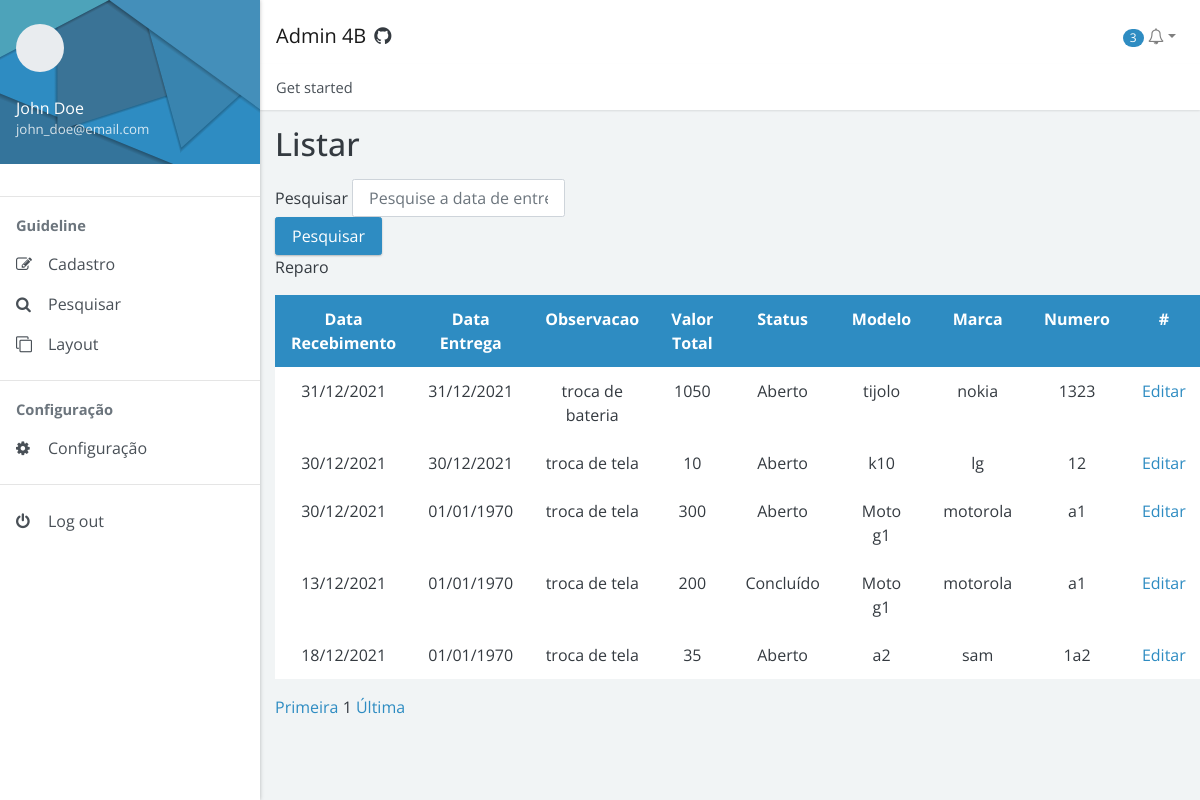
Page /dashboard/docs/pages/search/pesquisa_reparo.php on the committed database.
### tables this page shows
CREATE TABLE `reparo` (
  `id_reparo` int(11) NOT NULL,
  `data_recebimento` date DEFAULT NULL,
  `data_previsao` date DEFAULT NULL,
  `data_entrega` date DEFAULT NULL,
  `observacao` varchar(255) DEFAULT NULL,
  `mao_obra` float DEFAULT NULL,
  `custo_peca` float DEFAULT NULL,
  `valor_total` float DEFAULT NULL,
  `status_id_status` int(11) NOT NULL,
  `tecnico_id_tecnico` int(11) NOT NULL,
  `eletronico_id_eletronico` int(11) NOT NULL
);

CREATE TABLE `statu` (
  `id_status` int(11) NOT NULL,
  `nome_status` varchar(255) DEFAULT NULL
);

CREATE TABLE `eletronico` (
  `id_eletronico` int(11) NOT NULL,
  `modelo` varchar(255) DEFAULT NULL,
  `marca` varchar(255) DEFAULT NULL,
  `numero` varchar(50) DEFAULT NULL,
  `descricao` varchar(255) DEFAULT NULL
);

### dashboard/docs/pages/search/pesquisa_reparo.php (the view, shortened to what this page needs)
<!doctype html>
<html lang="pt-br">
<head>
    <link rel="stylesheet" href="https://cdnjs.cloudflare.com/ajax/libs/font-awesome/4.7.0/css/font-awesome.min.css">
    <link href="../../../../../dist/admin4b.min.css?v=2.1.0" rel="stylesheet">
    <link href="../../../docs/assets/css/custom.css" rel="stylesheet">
    <link href="../../assets/css/custom.css" rel="stylesheet">
    <link href="../../../dist/admin4b.min.css" rel="stylesheet" type="text/css">
</head>
<body>
    <div class="app">
        <div class="app-sidebar">
            <div class="sidebar-header"><svg class="avatar">
                    <use href="assets/img/faces.svg" />
                </svg>
                <div class="username"><span>John Doe</span> <small>john_doe@email.com</small></div>
            </div>
            <div id="sidebar-nav" class="sidebar-nav">
                <hr><span class="sidebar-nav-header">Guideline</span>
                <ul>
                    <li><a href="#forms" data-toggle="collapse"><span class="sidebar-nav-icon fa fa-pencil-square-o"></span> <span class="sidebar-nav-text">Cadastro</span></a>
                    </li>
                    <li><a href="#search" data-toggle="collapse"><span class="sidebar-nav-icon fa fa-search"></span> <span class="sidebar-nav-text">Pesquisar</span></a>
                    </li>
                    <li><a href="#layout" data-toggle="collapse"><span class="sidebar-nav-icon fa fa-clone"></span> <span class="sidebar-nav-text">Layout</span></a>
                    </li>
                </ul>
                <hr><span class="sidebar-nav-header">Configuração</span>
                <ul>
                    <li><a href="../editar/configuracao_geral.php  "><span class="sidebar-nav-icon fa fa-cog"></span> <span class="sidebar-nav-text">Configuração</span></a>
                    </li>
                </ul>
                <hr>
                <ul>
                    <li><a href="/docs/pages/content/signin.html"><span class="sidebar-nav-icon fa fa-power-off"></span> <span class="sidebar-nav-text">Log out</span></a></li>
                </ul>
            </div>
        </div>
        <div class="app-content">
            <div class="content-header">
                <nav class="navbar navbar-expand navbar-light bg-white">
                    <div class="navbar-brand"><button type="button" class="btn btn-sidebar" data-toggle="sidebar"><i class="fa fa-bars"></i></button> <span class="pr-2">Admin 4B</span> <a href="https://github.com/marxjmoura/admin4b" class="text-dark decoration-none" data-toggle="tooltip" data-placement="right" title="Fork me on GitHub"><i class="fa fa-github"></i></a></div>
                    <ul class="navbar-nav ml-auto">
                        <li class="nav-item dropdown"><a href="#" class="nav-link dropdown-toggle" role="button" data-toggle="dropdown" aria-haspopup="true" aria-expanded="false"><span class="badge badge-pill badge-primary">3</span> <i class="fa fa-bell-o"></i></a>
                        </li>
                    </ul>
                </nav>
                <nav>
                    <ol class="breadcrumb">
                        <li class="breadcrumb-item">Get started</li>
                    </ol>
                </nav>
            </div>
            <div class="content-body">
                <div class="container">
                    <div class="page-header">
                        <div class="row">
                            <div class="col-sm-6 col-md-6">
                                <h1>Listar</h1>
                            </div>
                        </div>
                        <div class="row">
                            <div class="col-sm-1 col-md-5">
                                <form class="form-inline" method="GET" action="../pesquisar/pesquisa_reparo.php">
                                    <div class="form-group">Pesquisar&nbsp;
                                        <input type="text" name="pesquisa" class="form-control" id="exampleInputName2" placeholder="Pesquise a data de entrega" style="margin-right: 10px;">
                                    </div>
                                    <button type="submit" class="btn btn-primary">Pesquisar</button>
                                </form>
                            </div>
                        </div>
                    </div>
                    <div class="align-items-center">
                        <div class="">
                            <p>Reparo</p>
                            <table class="table table-bordered table-hover text-center">
                                <tr class="bg bg-primary text-white text-center">
                                    <th>Data Recebimento</th>
                                    <th>Data Entrega</th>
                                    <th>Observacao</th>
                                    <th>Valor Total</th>
                                    <th>Status</th>
                                    <th>Modelo</th>
                                    <th>Marca</th>
                                    <th>Numero</th>
                                    <th> # </th>
                                </tr>
                                <?php
                                include_once '../../crud/conexao.php';
                                if (isset($_GET['pg']) && $_GET['pg'] != "") {
                                    $pagina_atual = $_GET["pg"];
                                } else {
                                    $pagina_atual = 1;
                                }
                                if (isset($pagina_atual)) {
                                    $pagina_atual = $pagina_atual;
                                } else {
                                    $pagina_atual = 1;
                                }
                                $pagina = (!empty($pagina_atual)) ? $pagina_atual : 1;
                                $qtd_pg = 20;
                                $inicio = ($qtd_pg * $pagina) - $qtd_pg;
                                $pesquisa = $conexao->query("SELECT * FROM `reparo`
                INNER JOIN statu ON reparo.status_id_status = statu.id_status
                INNER JOIN tecnico  ON reparo.tecnico_id_tecnico = tecnico.id_tecnico
                INNER JOIN eletronico ON reparo.eletronico_id_eletronico = eletronico.id_eletronico
                INNER JOIN endereco ON tecnico.endereco_id_endereco = endereco.id_endereco ORDER BY data_entrega DESC LIMIT $inicio, $qtd_pg");
                                if ($pesquisa && $pesquisa->rowCount() != 0) {
                                    while ($linha = $pesquisa->fetch()) {
                                        $id = $linha['id_reparo'];
                                        $data1 = $linha['data_recebimento'];
                                        $data_recebimento = date('d/m/Y', strtotime($data1));
                                        $data3 = $linha['data_entrega'];
                                        $data_entrega = date('d/m/Y', strtotime($data3));
                                        $observacao = $linha['observacao'];
                                        $valor_total = $linha['valor_total'];
                                        $nome_status = $linha['nome_status'];
                                        $modelo = $linha['modelo'];
                                        $marca = $linha['marca'];
                                        $numero = $linha['numero'];
                                ?>
                                        <tr class="text-center">
                                            <td>
                                                <?= $data_recebimento ?>
                                            </td>
                                            <td>
                                                <?= $data_entrega ?>
                                            </td>
                                            <td>
                                                <?= $observacao ?>
                                            </td>
                                            <td>
                                                <?= $valor_total ?>
                                            </td>
                                            <td>
                                                <?= $nome_status ?>
                                            </td>
                                            <td>
                                                <?= $modelo ?>
                                            </td>
                                            <td>
                                                <?= $marca ?>
                                            </td>
                                            <td>
                                                <?= $numero ?>
                                            </td>
                                            <td><a href="../editar/editar_Reparo.php?id=<?= ($id) ?>" type="submit"><i class="bi bi-pencil-square"></i> Editar</a> </td>
                                        </tr>
                                    <?php
                                    }
                                    ?>
                            </table>
                        <?php
                                    $select = $conexao->query("SELECT COUNT(id_reparo) AS num_result FROM reparo");
                                    $row_pg = $select->fetch();
                                    $quantidade_pg = ceil($row_pg['num_result'] / $qtd_pg);
                                    echo "<a href='?pg=$qtd_pg' onclick='pesquisa_cliente'>Primeira</a> ";
                                    echo " $pagina ";
                                    echo " <a href='?pg=$quantidade_pg' onclick=''>Última</a>";
                                } else {
                                    echo "<div class='alert alert-danger' role='alert'>Nenhum usuário encontrado!</div>";
                                }
                        ?>
                        </div>
                    </div>
                </div>
            </div>
</body>
</html>

### dashboard/docs/assets/css/custom.css (style rules this page uses)
.app-sidebar .sidebar-header { background-image: url("/docs/assets/img/sidebar-header.svg"); background-repeat: no-repeat; background-size: 100% 100%; }

### rows in the picture
reparo: data_recebimento "31/12/2021", data_entrega "31/12/2021", observacao "troca de bateria", valor_total "1050", status_id_status.nome_status "Aberto", eletronico_id_eletronico.modelo "tijolo", eletronico_id_eletronico.marca "nokia", eletronico_id_eletronico.numero "1323"
reparo: data_recebimento "30/12/2021", data_entrega "30/12/2021", observacao "troca de tela", valor_total "10", status_id_status.nome_status "Aberto", eletronico_id_eletronico.modelo "k10", eletronico_id_eletronico.marca "lg", eletronico_id_eletronico.numero "12"
reparo: data_recebimento "30/12/2021", data_entrega "01/01/1970", observacao "troca de tela", valor_total "300", status_id_status.nome_status "Aberto", eletronico_id_eletronico.modelo "Moto g1", eletronico_id_eletronico.marca "motorola", eletronico_id_eletronico.numero "a1"
reparo: data_recebimento "13/12/2021", data_entrega "01/01/1970", observacao "troca de tela", valor_total "200", status_id_status.nome_status "Concluído", eletronico_id_eletronico.modelo "Moto g1", eletronico_id_eletronico.marca "motorola", eletronico_id_eletronico.numero "a1"
reparo: data_recebimento "18/12/2021", data_entrega "01/01/1970", observacao "troca de tela", valor_total "35", status_id_status.nome_status "Aberto", eletronico_id_eletronico.modelo "a2", eletronico_id_eletronico.marca "sam", eletronico_id_eletronico.numero "1a2"

### other values in the picture
$pagina "1"
